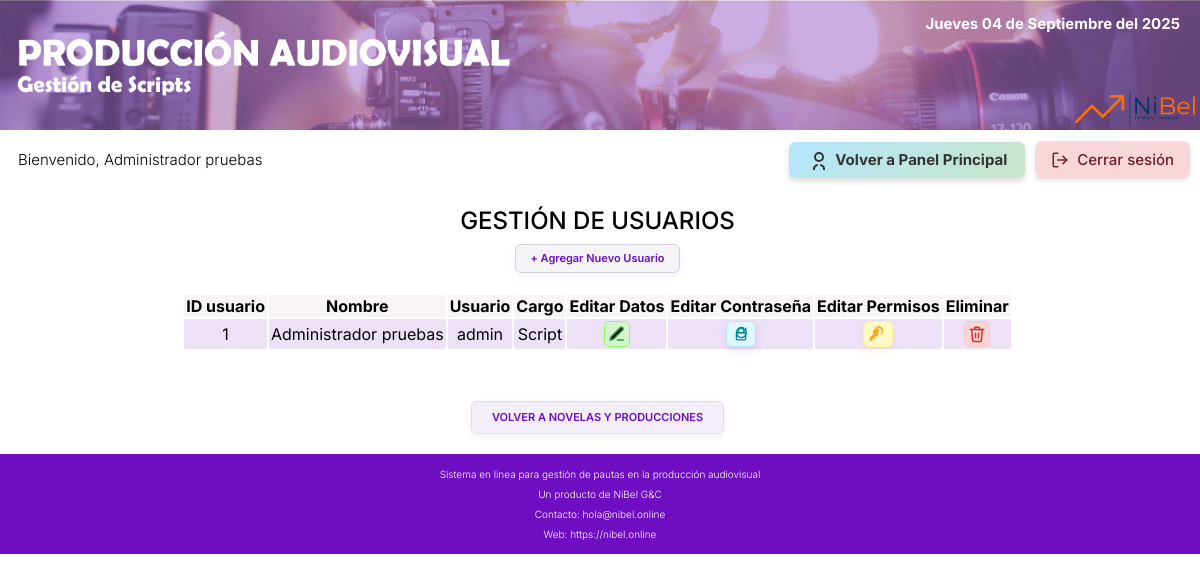
Screenshot of /paginas/gestUser.php (signed in) with the database file from the repository.
### tables this page shows
CREATE TABLE `user` (
  `id_user` int(10) NOT NULL,
  `nombre` varchar(50) NOT NULL,
  `usuario` varchar(20) NOT NULL,
  `pass` char(60) NOT NULL,
  `estado` varchar(1) NOT NULL,
  `cargo` varchar(60) NOT NULL
);

### paginas/templates/user.php (called while the page is built, shortened)
<?php
  $usr = $_SESSION['user'];
  $sesion = SESIONES::listarSesionesPorIdentificacorUsuario($identificador, $usr);
  $qryUser = "SELECT * FROM user WHERE id_user = '$usr'";
  $result = $db->query($qryUser);
  $user = $result->fetch_assoc();
  $name = $user['nombre'];
  $id_user = $user['id_user'];
  ?>

### paginas/clases/cls.php (called while the page is built, shortened)
<?php
class USERS extends Master
{
    public static function listarUser()
    {
        $qry = "SELECT * FROM user WHERE estado = 'A' ORDER BY id_user DESC";
        $result = self::consultarSQL($qry);
        return $result;
    }
    public static function consultarSQL($qry)
    {
        $result = self::$db->query($qry);
        $array = [];
        while ($registro = $result->fetch_assoc()) {
            $array[] = self::crearObjeto($registro);
        }
        return $array;
    }
    protected static function crearObjeto($registro)
    {
        $objeto = new self;
        foreach ($registro as $key => $value) {
            if (property_exists($objeto, $key)) {
                $objeto->$key = $value;
            }
        }
        return $objeto;
    }
}
class SESIONES extends Master
{
    public static function listarSesionesPorIdentificacorUsuario($identificador, $usuario)
    {
        $qry = "SELECT * FROM sesiones
        WHERE identificador = '$identificador'
        AND id_user = '$usuario'";
        $result = self::consultarSQL($qry);
        return array_shift($result);
    }
    public static function consultarSQL($qry)
    {
        $result = self::$db->query($qry);
        $array = [];
        while ($registro = $result->fetch_assoc()) {
            $array[] = self::crearObjeto($registro);
        }
        return $array;
    }
    protected static function crearObjeto($registro)
    {
        $objeto = new self;
        foreach ($registro as $key => $value) {
            if (property_exists($objeto, $key)) {
                $objeto->$key = $value;
            }
        }
        return $objeto;
    }
}

### paginas/gestUser.php (the view, shortened to what this page needs)
<?php
require __DIR__ . '/includes/funciones.php';
require __DIR__ . '/clases/cls.php';
$identificador = '1';
$db = conectarDB();
include 'templates/user.php';
$usuarios = USERS::listarUser();
?>
<!DOCTYPE html>
<html lang="en">
<head>
    <?php include 'templates/cssindex.php' ?>
</head>
<body>
    <?php
    include 'templates/headerprincipal.php';
    ?>
    <div class="saludo">
        <?php include 'templates/saludogestuser.php'; ?>
    </div>
    <main class="principal">
        <div class="contenedor tablas">
            <h2>GESTIÓN DE USUARIOS</h2>
            <a href="nuevouser"><button class="boton-agregar">+ Agregar Nuevo Usuario</button></a>
            <table class="formulario diseño_tablas">
                <tr>
                    <th>ID usuario</th>
                    <th>Nombre</th>
                    <th>Usuario</th>
                    <th>Cargo</th>
                    <th>Editar Datos</th>
                    <th>Editar Contraseña</th>
                    <th>Editar Permisos</th>
                    <th>Eliminar</th>
                </tr>
                <?php
                foreach ($usuarios as $usuario) :
                ?>
                    <tr>
                        <td><?php echo $usuario->id_user; ?></td>
                        <td><?php echo $usuario->nombre; ?></td>
                        <td><?php echo $usuario->usuario; ?></td>
                        <td><?php echo $usuario->cargo; ?></td>
                            <td>
                                <div class="flex-simple-center">
                                    <a href="edituser?id_user=<?php echo $usuario->id_user; ?>">
                                        <button class="btn-editar" title="Editar">
                                            <svg xmlns="http://www.w3.org/2000/svg" viewBox="0 0 24 24">
                                                <path d="M12 20h9" />
                                                <path d="M16.5 3.5a2.121 2.121 0 0 1 3 3L7 19l-4 1 1-4 12.5-12.5z" />
                                            </svg>
                                        </button>
                                    </a>
                                </div>
                            </td>
                            <td class="flex-simple-center">
                                <a href="editpass?id_user=<?php echo $usuario->id_user; ?>">
                                    <button class="password-button" aria-label="Modificar Contraseña" title="Modificar Contraseña">
                                    </button>
                                </a>
                            </td>
                            <td>
                                <div class="flex-simple-center">
                                    <a href="permisos?usuario=<?php echo $usuario->usuario; ?>">
                                    <button class="permission-button" title="Gestión de permisos">
                                    </button>
                                </div>
                            </td>
                            <td>
                                <div class="flex-simple-center">
                                    <a href="elimuser?id_user=<?php echo $usuario->id_user; ?>">
                                        <button class="btn-eliminar" title="Eliminar">
                                        </button>
                                    </a>
                                </div>
                            </td>
                    </tr>
                <?php endforeach; ?>
            </table>
            <div class="cont-boton">
                <a href="panelprincipal"><input class="boton" type="submit" value="Volver a Novelas y Producciones"></a>
            </div>
        </div>
    </main>
    <?php
    include 'templates/footer.php';
    ?>
</body>
</html>

### paginas/templates/saludogestuser.php
<?php
$sesionGestUser = SESIONES::listarSesionesPorIdentificacorUsuario('1', $id_user);
?>
<div class="object-center margin-left margin-right">
    <div>
        <table>
            <tr>
                <td>
                    <p>Bienvenido, <span><?php echo $name; ?></span></p>
                </td>
            </tr>
        </table>
    </div>
    <div class="object-right menu-lat">
        <?php if ($sesionGestUser->estado_sesion == '1') { ?>
        <a href="panelprincipal" class="btn-gestion margin-right">
            <svg xmlns="http://www.w3.org/2000/svg" width="20" height="20" fill="none" stroke="currentColor" stroke-width="2" stroke-linecap="round" stroke-linejoin="round">
                <path d="M17 21v-2a4 4 0 0 0-3-3.87"></path>
                <path d="M7 21v-2a4 4 0 0 1 3-3.87"></path>
                <circle cx="12" cy="7" r="4"></circle>
            </svg>
            Volver a Panel Principal
        </a>
        <?php } ?>
        <a href="cerrar-sesion">
            <button class="btn-logout">
                <svg viewBox="0 0 24 24" fill="none" stroke="currentColor" stroke-width="2"
                    stroke-linecap="round" stroke-linejoin="round">
                    <path d="M9 21H5a2 2 0 0 1-2-2V5a2 2 0 0 1 2-2h4" />
                    <polyline points="16 17 21 12 16 7" />
                    <line x1="21" y1="12" x2="9" y2="12" />
                </svg>
                Cerrar sesión
            </button>
        </a>
    </div>
</div>

### paginas/build/css/app.css (style rules this page uses)
html { box-sizing:border-box;font-size:62.5% }
*,:after,:before { box-sizing:inherit }
body { font-family:Inter,sans-serif;font-size:1.6rem }
p { font-size:1.8rem }
li,p,ul { color:#000;font-weight:300 }
.contenedor { margin:0 auto;max-width:1200px;width:95% }
.contenedor a { text-decoration:none!important }
a { text-decoration:none }
h1,h2,h3 { color:#000;font-family:Inter,sans-serif;font-weight:500;text-transform:uppercase }
h2 { font-size:2.1rem }
@media (min-width:870px) { h2 { font-size:2.4rem } }
p { font-size:1.2rem }
@media (min-width:870px) { p { font-size:1.5rem } }
.cont-boton { display:flex;justify-content:space-evenly;margin-top:3rem }
.boton { background-color:#f4eefa;border:1px solid #e9d5fa;border-radius:.6rem;box-shadow:0 3px 8px rgba(0,0,0,.06);color:#6e0dc2;cursor:pointer;font-family:Inter,sans-serif;font-size:1.1rem;font-weight:600;padding:.9rem 2rem;text-transform:uppercase;transition:all .25s ease }
.boton-agregar { align-items:center;background-color:#f4f4f6;border:1px solid #d5d0dd;border-radius:.6rem;box-shadow:0 3px 8px rgba(26,115,232,.08);color:#6e0dc2;cursor:pointer;display:inline-flex;font-family:Inter,sans-serif;font-size:1.1rem;font-weight:600;gap:.6rem;justify-content:center;padding:.7rem 1.4rem;transition:all .25s ease }
.btn-editar { align-items:center;background-color:#d2f5d0;border:1px solid #91fc60;border-radius:.5rem;cursor:pointer;display:flex;height:26px;justify-content:center;padding:0;transition:background-color .3s ease;width:26px }
.btn-editar svg { stroke:#388e3c;stroke-width:2;height:18px;width:18px }
.btn-eliminar { align-items:center;background-color:#f9d6d5;border:1px solid #f5c6c6;border-radius:.5rem;cursor:pointer;display:flex;height:26px;justify-content:center;padding:0;transition:background-color .3s ease;width:26px }
.btn-eliminar svg { stroke:#d32f2f;height:18px;width:18px }
.btn-logout { align-items:center;background-color:#f8d7da;border:none;border-radius:8px;box-shadow:0 2px 6px rgba(0,0,0,.1);color:#721c24;cursor:pointer;display:inline-flex;font-size:15px;font-weight:500;gap:8px;padding:10px 16px;transition:all .3s ease }
.btn-logout svg { height:18px;width:18px }
.btn-gestion { align-items:center;background:linear-gradient(135deg,#b3e5fc,#c8e6c9);border-radius:.6rem;box-shadow:0 3px 6px rgba(0,0,0,.15);color:#333;display:inline-flex;font-size:15px;font-weight:700;gap:8px;padding:8px 18px;text-decoration:none;transition:all .25s ease-in-out }
.btn-gestion svg { stroke:#333 }
.password-button { align-items:center;background-color:#e0f7fa;border:1px solid #b2ebf2;border-radius:.6rem;box-shadow:0 4px 8px rgba(142,36,170,.15);color:#00838f;cursor:pointer;display:flex;justify-content:center;padding:.2rem .4rem;transition:all .2s ease }
.password-button svg { height:20px;pointer-events:none;width:20px }
.permission-button { align-items:center;background-color:#fff9c4;border:1px solid #fff59d;border-radius:.6rem;box-shadow:0 4px 8px rgba(249,168,37,.15);color:#f9a825;cursor:pointer;display:flex;justify-content:center;padding:.2rem .4rem;transition:all .2s ease }
.permission-button svg { pointer-events:none }
.principal { margin:1rem 1.5rem 2rem 1rem }
.tablas { align-items:center;display:flex;flex-direction:column }
.tablas table { border-spacing:1;justify-self:center;max-width:100% }
.tablas table td,.tablas table th { padding:.2rem;text-align:center }
.tablas h1,.tablas h2,.tablas h3 { justify-self:center;margin:1rem }
.diseño_tablas tr:nth-child(odd) { background-color:#faf5f5 }
.diseño_tablas tr:nth-child(2n) { background-color:#ede1f8 }
html { -webkit-text-size-adjust:100%;line-height:1.15 }
body { margin:0 }
main { display:block }
a { background-color:transparent }
button,input,optgroup,select,textarea { font-family:inherit;font-size:100%;line-height:1.15;margin:0 }
button,input { overflow:visible }
button,select { text-transform:none }
[type=button],[type=reset],[type=submit],button { -webkit-appearance:button }
.flex-simple,.flex-simple-center { align-items:center;display:flex;gap:0 }
.flex-simple-center { justify-content:center }
.margin-left { margin-left:1.5rem }
.margin-right { margin-right:1rem }
.object-center { justify-content:space-between }
.object-center,.object-center-evenly { align-items:center;display:flex;flex-direction:row }
.object-right { align-items:center;display:flex;flex-direction:row;justify-content:flex-end }
.formulario { justify-content:center;margin:2rem auto }

### rows the page displays
user: nombre "Administrador pruebas", id_user "1", usuario "admin", cargo "Script"
